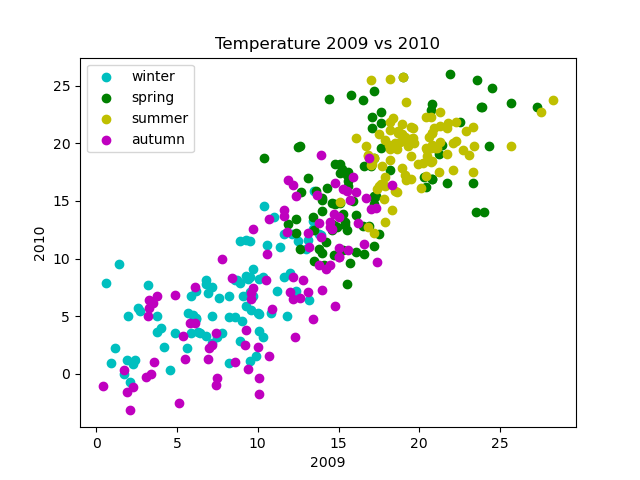

Reproduce this figure in Python.
import matplotlib.pyplot as plt
import csv

with open("2009-temp-daily.csv") as csv_file:
    csv_reader = csv.reader(csv_file, quoting=csv.QUOTE_NONNUMERIC)
    temperature_2009 = [x[0] for x in csv_reader]

with open("2010-temp-daily.csv") as csv_file:
    csv_reader = csv.reader(csv_file, quoting=csv.QUOTE_NONNUMERIC)
    temperature_2010 = [x[0] for x in csv_reader]

plt.scatter(temperature_2009[0:90], temperature_2010[0:90],
            color="c", label="winter")
plt.scatter(temperature_2009[90:181], temperature_2010[90:181],
            color="g", label="spring")
plt.scatter(temperature_2009[181:273], temperature_2010[181:273],
            color="y", label="summer")
plt.scatter(temperature_2009[273:365], temperature_2010[273:365],
            color="m", label="autumn")
plt.title("Temperature 2009 vs 2010")
plt.xlabel("2009")
plt.ylabel("2010")
plt.legend(loc="upper left")
plt.savefig("scatter-temp-color.png")
plt.show()

